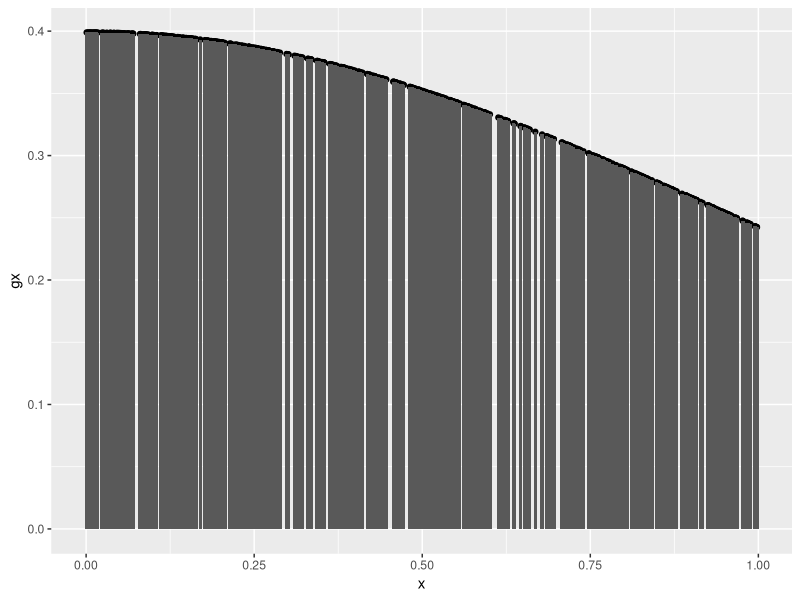
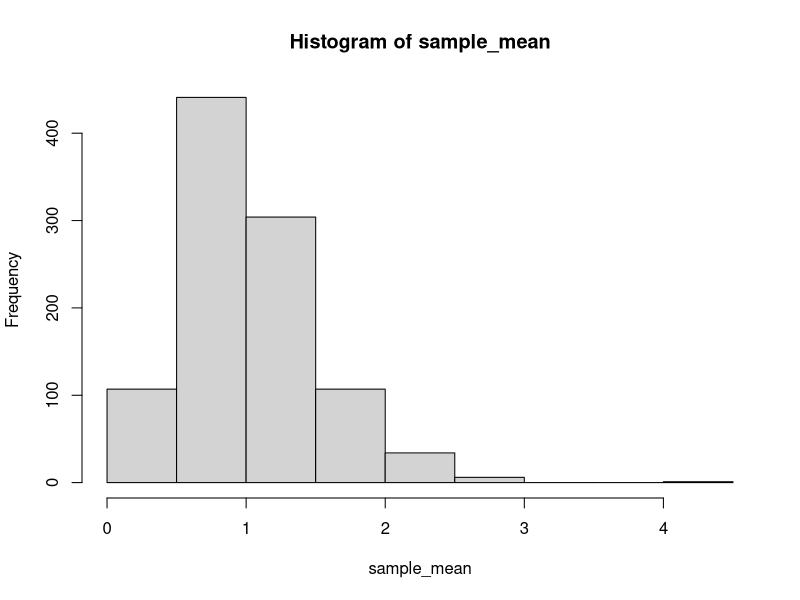
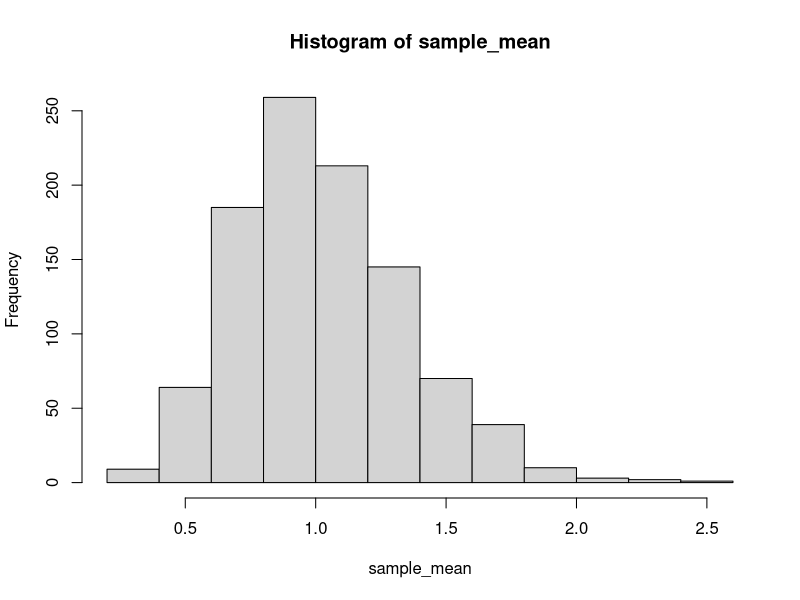
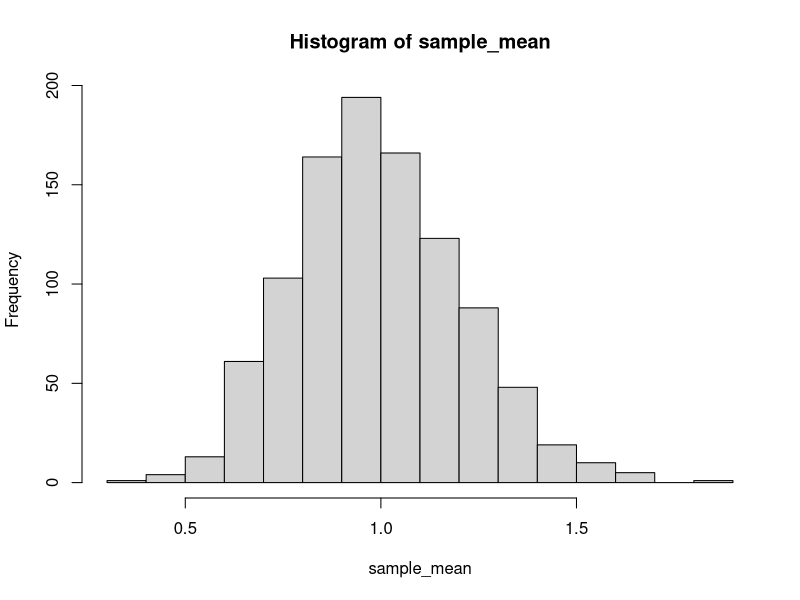
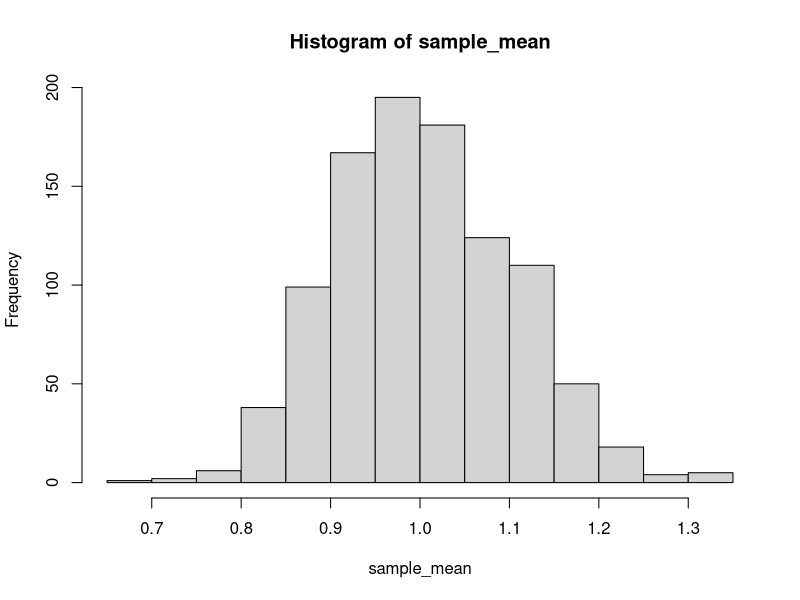
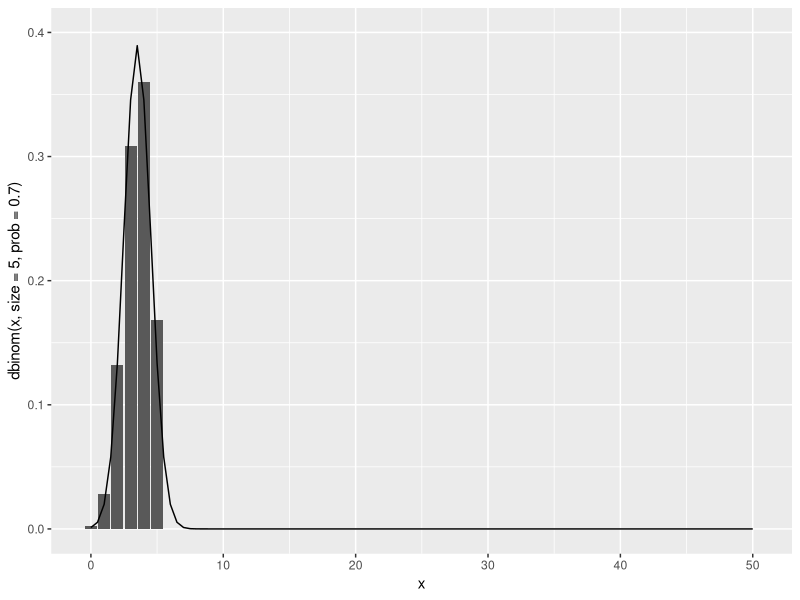
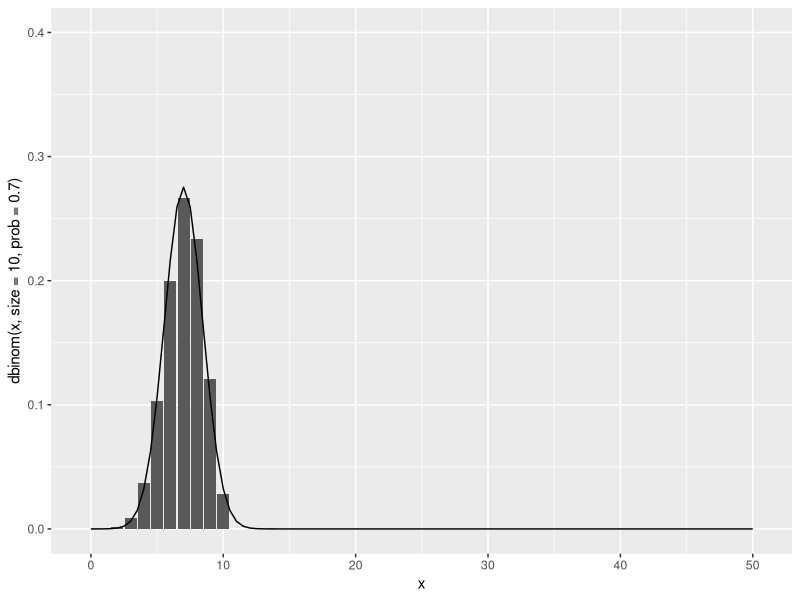
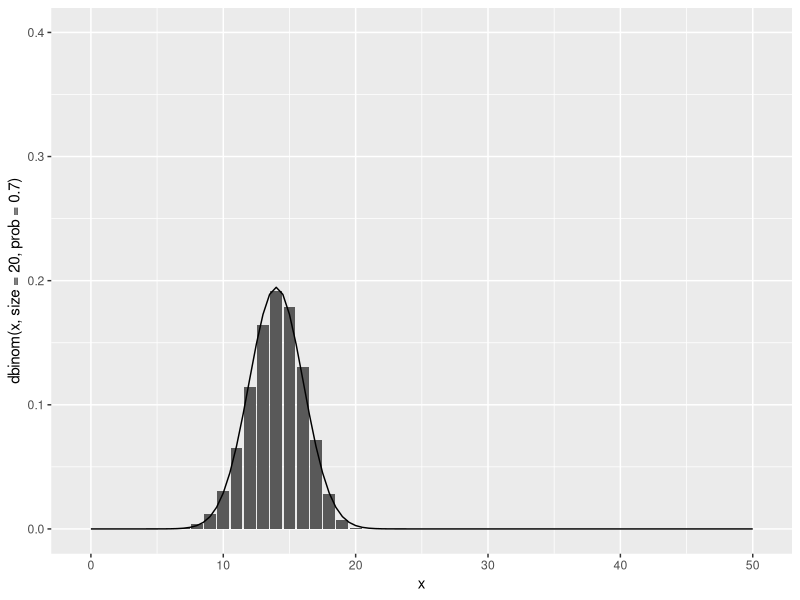

Reproduce these figures in R, in order.
library(ggplot2)

##############################################################################################
# Sample mean/variance (LNp.1-6-82)
##############################################################################################
# Create population
population <- rnorm(100000, mean=10, sd = 2)

# Create sample data from the population
n <- 10
observe_data <- sample( population, n)

# Calculate sample mean
# sample_mean = 1/n * (x1 + x2 + ... + xn)
# R's mean() function also does the job
(sample_mean <- sum(observe_data)/n)
mean(observe_data)

# Calculate sample variance
# sample_var = 1/(n-1) * [ (x1-mean)^2 + (x2-mean)^2 + ... + (xn-mean)^2 ]
# R's var() function also does the job
(sample_var <- sum( (observe_data-sample_mean)^2 ) / (n-1))
var(observe_data)

# Note that the lower part is n-1, instead of n. This is because sample variance
# is of n-1 degree of freedom. This is exactly what R function var() assumes.
# Here are 2 ways to calculate variance
sum( (observe_data-sample_mean)^2 ) / (n)
mean((observe_data)^2) - mean(observe_data)^2
# Here is the sample variance
var(observe_data)

##############################################################################################
# LLN (LNp.1-6-95~96)
#
#   Let X1, X2, ..., Xn be a sequence of independent random variables with same mean and
# variance. The mean and variance can be estimated by sample mean and sample variance. Note
# that, those random variables are not necessary to be i.i.d.
##############################################################################################
# Create population
population <- rnorm(100000, mean=10, sd = 2)

# Create sample data from the population
n <- 50
observe_data <- sample( population, n)

mean(observe_data)
sqrt(var(observe_data))

##############################################################################################
# Monte Carlo integration (LNp.1-6-95)
##############################################################################################
g <- function(x) {dnorm(x, 0, sd=1)}
integrate(g, 0, 1)

x <- runif(500, min=0, max=1)
data <- data.frame(x=x, gx=g(x))
mean(data$gx)

ggplot(data, aes(x=x, y=gx)) + geom_point() + geom_bar(stat="identity") + geom_bar(stat="identity", width=0.005)

##############################################################################################
# CLT (LNp.1-6-97)
##############################################################################################
# Let X1, ..., Xn be i.i.d. ~ Exponential(1)
# E(Xi) = 1
# Var(Xi) = 1

# Plot the sample mean given n=5. A normal distribution is shown.
n <- 5
sample_mean <- NULL
for( i in c(1:1000) ) {
    sample_mean <- c(sample_mean, mean(rexp(5, 1)))
}
hist(sample_mean)

# Plot the sample mean given n=10. A normal distribution is shown.
n <- 10
sample_mean <- NULL
for( i in c(1:1000) ) {
    sample_mean <- c(sample_mean, mean(rexp(10, 1)))
}
hist(sample_mean)

# Plot the sample mean given n=20. A normal distribution is shown.
n <- 20
sample_mean <- NULL
for( i in c(1:1000) ) {
    sample_mean <- c(sample_mean, mean(rexp(20, 1)))
}
hist(sample_mean)

# Plot the sample mean given n=100. A normal distribution is shown.
n <- 100
sample_mean <- NULL
for( i in c(1:1000) ) {
    sample_mean <- c(sample_mean, mean(rexp(100, 1)))
}
hist(sample_mean)

##############################################################################################
# Normal dist and Binomial dist approximation
##############################################################################################
# Observe how large n can result in approximation of normal pdf and binomial pmf. (LNp.6-36)
# Note that approximation via pdf/pmf is in-correct, as pointed out in later example
data <- data.frame( x=c(0:50))
ggplot(data, aes(x=x, y=dbinom(x, size=5, prob=0.7))) + geom_bar(stat="identity") + stat_function(fun=dnorm, args=list(mean=3.5, sd=1.05^(1/2))) + ylim(0, 0.4)
ggplot(data, aes(x=x, y=dbinom(x, size=10, prob=0.7))) + geom_bar(stat="identity") + stat_function(fun=dnorm, args=list(mean=7, sd=2.1^(1/2))) + ylim(0, 0.4)
ggplot(data, aes(x=x, y=dbinom(x, size=20, prob=0.7))) + geom_bar(stat="identity") + stat_function(fun=dnorm, args=list(mean=14, sd=4.2^(1/2))) + ylim(0, 0.4)
ggplot(data, aes(x=x, y=dbinom(x, size=50, prob=0.7))) + geom_bar(stat="identity") + stat_function(fun=dnorm, args=list(mean=35, sd=10.5^(1/2))) + ylim(0, 0.4)
